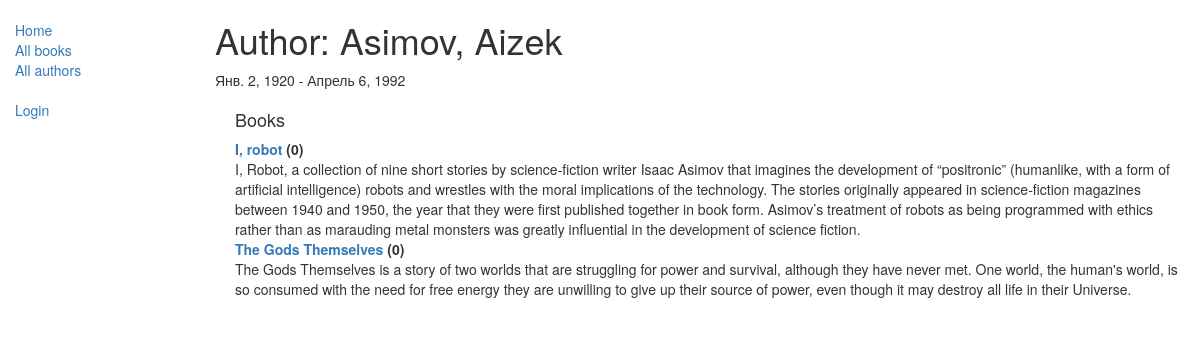
The app's page /catalog/author/1 with its own data.
### catalog/models.py (models this page shows, shortened)
class Author(models.Model):
    first_name = models.CharField(max_length=100)
    last_name = models.CharField(max_length=100)
    date_of_birth = models.DateField(null=True, blank=True)
    date_of_death = models.DateField('died', null=True, blank=True)
    class Meta:
        ordering = ['last_name', 'first_name']
    def __str__(self):
        return '{0}, {1}'.format(self.last_name, self.first_name)

class Book(models.Model):
    title = models.CharField(max_length=200)
    author = models.ForeignKey('Author', on_delete=models.SET_NULL, null=True)
    summary = models.TextField(max_length=1000, help_text="Enter a brief description of the book")
    isbn = models.CharField('ISBN', max_length=13,
                            help_text='13 Character <a href="https://www.isbn-international.org/content/what-isbn'
                                      '">ISBN number</a>')
    genre = models.ManyToManyField(Genre, help_text="Select a genre for this book")
    language = models.ForeignKey('Language', on_delete=models.SET_NULL, null=True)
    def display_genre(self):
        """Creates a string for the Genre. This is required to display genre in Admin."""
        return ', '.join([genre.name for genre in self.genre.all()[:3]])
    display_genre.short_description = 'Genre'
    def __str__(self):
        return self.title

### catalog/views.py (the view)
class AuthorDetailView(generic.DetailView):
    model = Author

### catalog/templates/catalog/author_detail.html
{% extends "base_generic.html" %}
{% block content %}
<h1>Author: {{ author }} </h1>
<p>{{author.date_of_birth}} - {% if author.date_of_death %}{{author.date_of_death}}{% endif %}</p>
<div style="margin-left:20px;margin-top:20px">
<h4>Books</h4>
<dl>
{% for book in author.book_set.all %}
  <dt><a href="{% url 'book-detail' book.pk %}">{{book}}</a> ({{book.bookinstance_set.all.count}})</dt>
  <dd>{{book.summary}}</dd>
{% endfor %}
</dl>
</div>
{% endblock %}

### records on screen
Author: last_name+first_name "Asimov, Aizek", date_of_birth "Янв. 2, 1920", date_of_death "Апрель 6, 1992"
Book: title "I, robot", bookinstance_set.all.count "0", summary "I, Robot, a collection of nine short stories by science-fiction writer Isaac Asimov that imagines the development of “positronic” (humanlike, with a form of artificial intelligence) robots and wrestles with the moral implications of the technology. The stories originally appeared in science-fiction magazines between 1940 and 1950, the year that they were first published together in book form. Asimov’s treatment of robots as being programmed with ethics rather than as marauding metal monsters was greatly influential in the development of science fiction."
Book: title "The Gods Themselves", bookinstance_set.all.count "0", summary "The Gods Themselves is a story of two worlds that are struggling for power and survival, although they have never met. One world, the human's world, is so consumed with the need for free energy they are unwilling to give up their source of power, even though it may destroy all life in their Universe."
